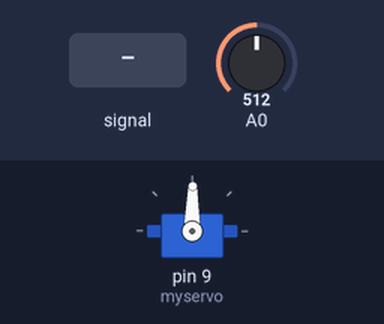
This sketch was run on a simulated Arduino Uno, built with avr-gcc and run on an emulated ATmega328P. Parts: servo. Inputs (shaded band) come from the test bench; at power-on: A0 = 512.

Above: at 1.2 s.
1.3 s: A0 fed a 1000 Hz sine of ±255 counts around its level
At 2.1 s:
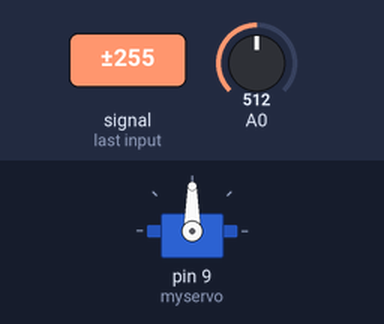
4.3 s: A0 set to 716
At 5.2 s:
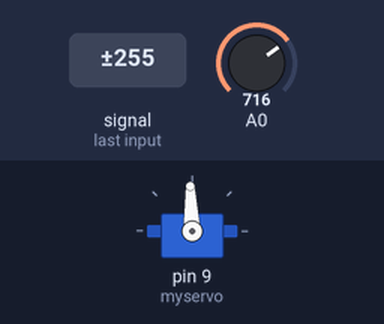
Timing chart, 0 to 7.3 s (numbered marks = the images above; inputs shaded):
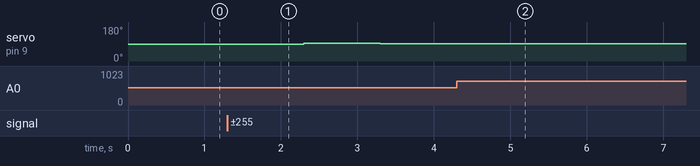

Measured:
- after the input at 1.3 s, servo on pin 9 (myservo): 89° → 90° at once, → 93° 1.0 s later, → 92° 1.0 s later
- after the input at 4.3 s, servo on pin 9 (myservo): stops changing and stays 92°

The sketch:

sp.ino
```cpp
#include <Servo.h>

Servo myservo;  // create servo object to control a servo
// twelve servo objects can be created on most boards
short int rot;
/* rot Direction of rotation
 *  0   None
 *  1   Clockwise
 *  -1  Anti-clockwise
 */
int p;    // variable to store the servo position

short int find_rot (void);

void setup() {
  Serial.begin(9600);
  myservo.attach(9);  // attaches the servo on pin 9 to the servo object
  p=myservo.read();
}

void loop() {
  while (rot!=0)  {
    rot = find_rot();
    delay(1000);
  }
  rot = find_rot();
}

short int find_rot(void) {
  short int r;
  int x, y;
  x=analogRead(A0);
  if (p<180)  {
    p++;
  }
  myservo.write(p);
  y=analogRead(A0);
  if (y > x) { //Light of higher intensity is detected
    r=1;
  }
  else  {
    p--;
    if (p>0)  {
      p--;
    }
    myservo.write(p);
    y = analogRead(A0);
    if (y > x)  {
      r = -1;
    }
    else  {
      p++;
      r = 0;
    }
  }
  return r;
}
```
